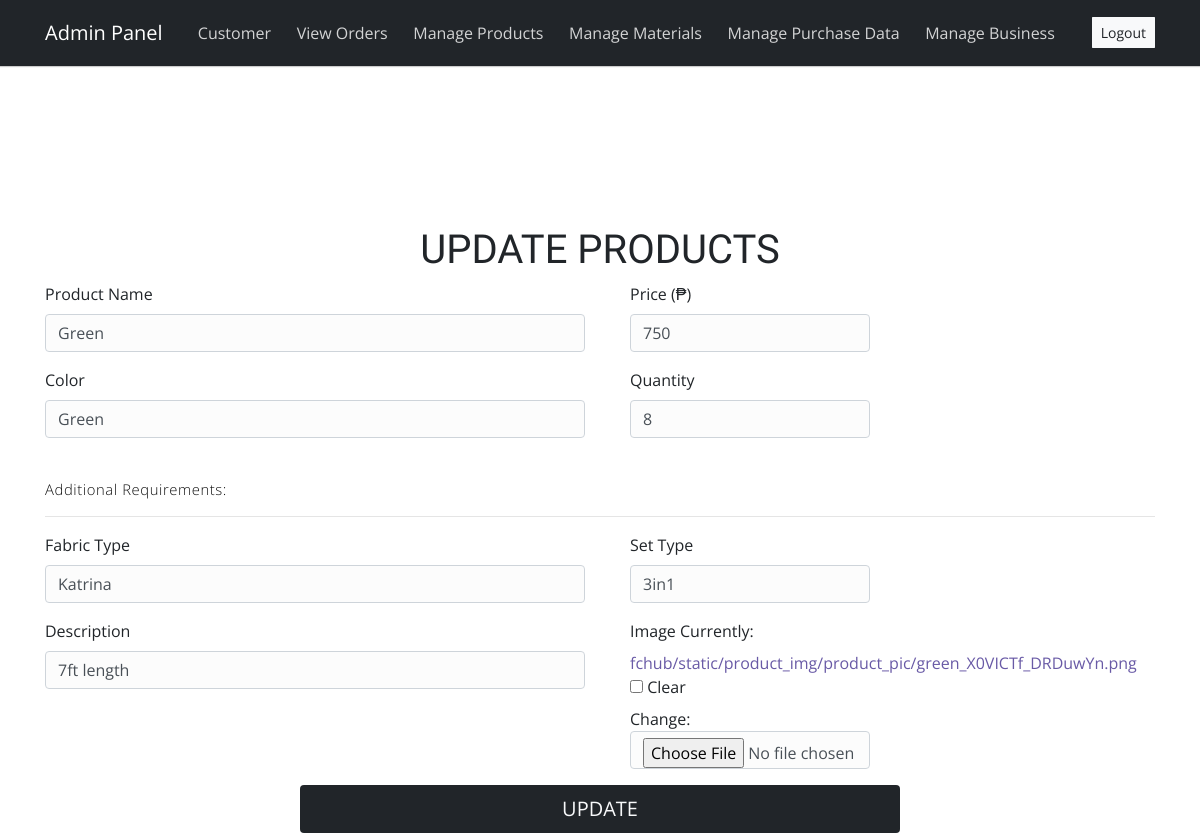
The page /update-product/13 (signed in) on the database its author committed.
### fchub/models.py (models this page shows, shortened)
class Product(models.Model):
    PRODUCT_TAG_CHOICES = (
        (1, 'Blockout'),
        (2, '5-in-1 Katrina'),
        (3, '3-in-1 Katrina'),
        (4, 'Tieback Holder'),
    )
    name=models.CharField(max_length=250)
    product_img = models.ImageField(upload_to='fchub/static/product_img/product_pic',null=True,blank=True)
    price = models.PositiveIntegerField()
    fabric_type=models.CharField(max_length=250)
    set_type = models.CharField(max_length=250)
    qty = models.PositiveIntegerField()
    color = models.CharField(max_length=250)
    description = models.CharField(max_length=250)
    product_tag = models.SmallIntegerField(choices=PRODUCT_TAG_CHOICES)

### fchub/views.py (the view)
# urls.py: path('update-product/<int:pk>', views.update_product_view,name='update-product'),
@login_required(login_url='adminlogin')
def update_product_view(request,pk):
    Product=models.Product.objects.get(id=pk)
    ProductForm=forms.ProductForm(instance=Product)
    if request.method=='POST':
        ProductForm=forms.ProductForm(request.POST,request.FILES,instance=Product)
        if ProductForm.is_valid():
            ProductForm.save()
            return redirect('admin-products')
    return render(request,'admin-update-product.html',{'ProductForm':ProductForm})

### fchub/forms.py
class ProductForm(forms.ModelForm):
    class Meta:
        model =models.Product
        fields = ['name','price','fabric_type','set_type','qty','color','product_img','description','product_tag']

### fchub/templates/admin-update-product.html (shortened to what this page needs)
{% extends 'admin-base.html' %} {% load widget_tweaks %} {% block content %}
</head>
<br><br><br><br><br><br>
<div>
<form method="post" enctype="multipart/form-data">
    <div class="container register-form">
        <div class="form">
            <div class="note text-center">
                <h1 class="text-dark">UPDATE PRODUCTS</h1>
            </div>
            <div class="form-content">
                <div class="row">
                    <div class="col-md-6">
                        <div class="form-group">
                            <label for="">Product Name</label> {% render_field ProductForm.name class="form-control" placeholder="Product Name" %}
                        </div>
                        <div class="form-group">
                            <label for="">Color</label> {% render_field ProductForm.color class="form-control" placeholder="Color" %}
                        </div>
                    </div>
                    <div class="col-md-6">
                        <div class="col-md-6">
                            <div class="form-group">
                                <label for="">Price (₱)</label> {% render_field ProductForm.price class="form-control" placeholder="Price" %}
                            </div>
                            <div class="form-group">
                                <label for="">Quantity</label> {% render_field ProductForm.qty class="form-control" placeholder="Quantity" %}
                            </div>
                        </div>
                    </div>
                </div>
                <br>
                <p>Additional Requirements:</p>
                <hr>
                <div class="row">
                    <div class="col-md-6">
                        <div class="form-group ">
                            <label for="">Fabric Type</label> {% render_field ProductForm.fabric_type class="form-control" placeholder="Type of Fabric" %}
                        </div>
                        <div class="form-group">
                            <label for="">Description</label> {% render_field ProductForm.description class="form-control" placeholder="Description" %}
                        </div>
                    </div>
                    <div class="col-md-6">
                        <div class="col-md-6">
                            <div class="form-group">
                                <label for="">Set Type</label> {% render_field ProductForm.set_type class="form-control" placeholder="Type of Set" %}
                            </div>
                            <div class="form-group">
                                <label for="">Image</label> {% render_field ProductForm.product_img class="form-control" placeholder="Image" %}
                            </div>
                        </div>
                    </div>
                </div>
            </div>
        </div>
    </div>
    <div class="d-grid gap-2 col-6 mx-auto bg-dark rounded" >
        <center></span><button type="submit" class="btn btn-lg text-light">UPDATE</button></center>
    </div>
</form>
</div>
{% endblock content %}

### rows shown on the page
Product: name "Green", color "Green", price "750", qty "8", fabric_type "Katrina", description "7ft length", set_type "3in1"
